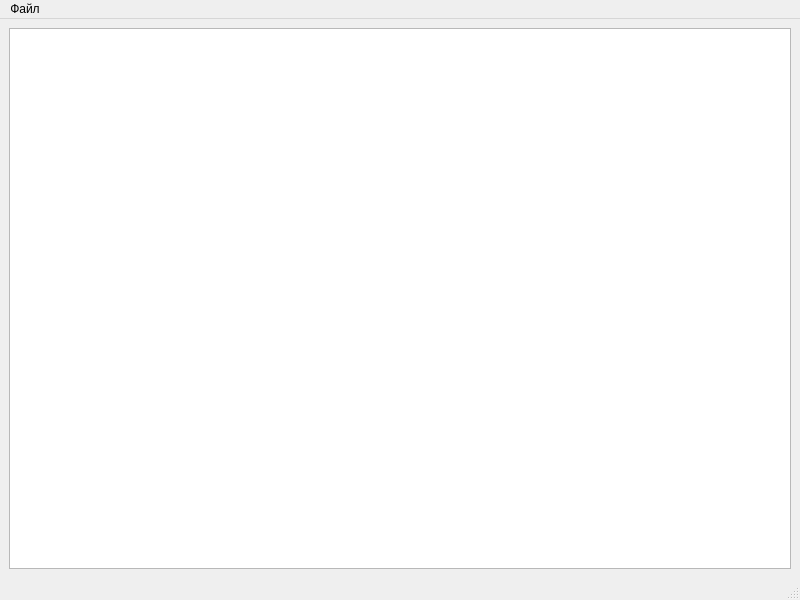
<?xml version="1.0" encoding="UTF-8"?>
<ui version="4.0">
 <class>MainWindow</class>
 <widget class="QMainWindow" name="MainWindow">
  <property name="geometry">
   <rect>
    <x>0</x>
    <y>0</y>
    <width>800</width>
    <height>600</height>
   </rect>
  </property>
  <property name="windowTitle">
   <string>MainWindow</string>
  </property>
  <widget class="QWidget" name="centralwidget">
   <layout class="QVBoxLayout" name="verticalLayout">
    <item>
     <widget class="QGraphicsView" name="graphicsView"/>
    </item>
   </layout>
  </widget>
  <widget class="QMenuBar" name="menubar">
   <property name="geometry">
    <rect>
     <x>0</x>
     <y>0</y>
     <width>800</width>
     <height>21</height>
    </rect>
   </property>
   <widget class="QMenu" name="menu">
    <property name="title">
     <string>Файл</string>
    </property>
    <addaction name="menu_open"/>
   </widget>
   <addaction name="menu"/>
  </widget>
  <widget class="QStatusBar" name="statusbar"/>
  <action name="menu_open">
   <property name="text">
    <string>Открыть...</string>
   </property>
  </action>
 </widget>
 <resources/>
 <connections/>
</ui>
